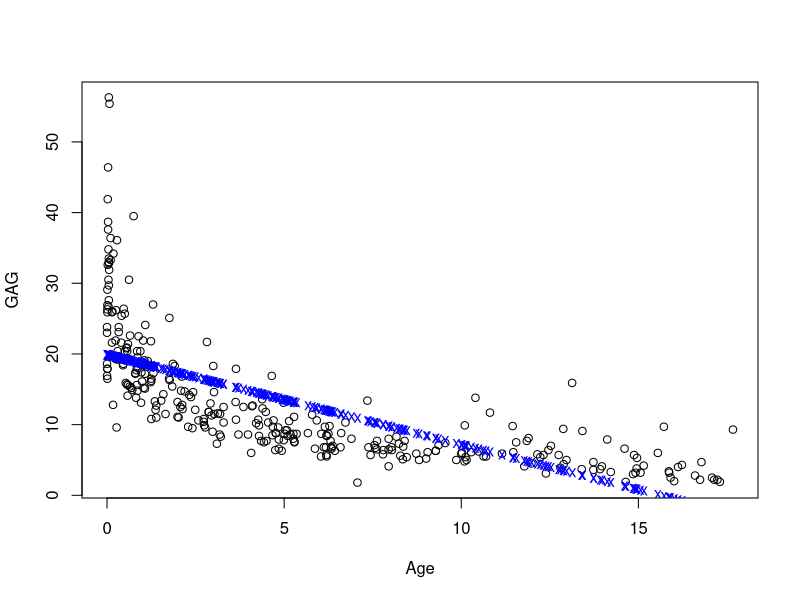

Recreate this plot in R. (Note: this script raises an error after producing the figure.)
require(MASS)
data(GAGurine)
?GAGurine
head(GAGurine)
dim(GAGurine)
with(GAGurine, plot(Age, GAG))

GAG.lm = lm(GAG ~ Age, data=GAGurine)
summary(GAG.lm)
anova(GAG.lm)

lines(GAGurine$Age, predict(GAG.lm), pch="x", type="b", col="blue")

with(GAGurine, lines.loess(Age, GAG, col="red", lwd=2))

par(mfrow=c(2,2))
plot(GAG.lm)

##########  Let's try logging GAG

GAGurine$logGAG = log10(GAGurine$GAG)
par(mfrow=c(1,1))
with(GAGurine, plot(Age, logGAG))

logGAG.lm = lm(logGAG ~ Age, data=GAGurine)
summary(logGAG.lm)
anova(logGAG.lm)

lines(GAGurine$Age, predict(logGAG.lm), pch="x", type="b", col="blue", lwd=3)

with(GAGurine, lines.loess(Age, logGAG, col="red", lwd=2))

par(mfrow=c(2,2))
plot(logGAG.lm)
## observation 314 is labeled most extreme.  May have too much effect.